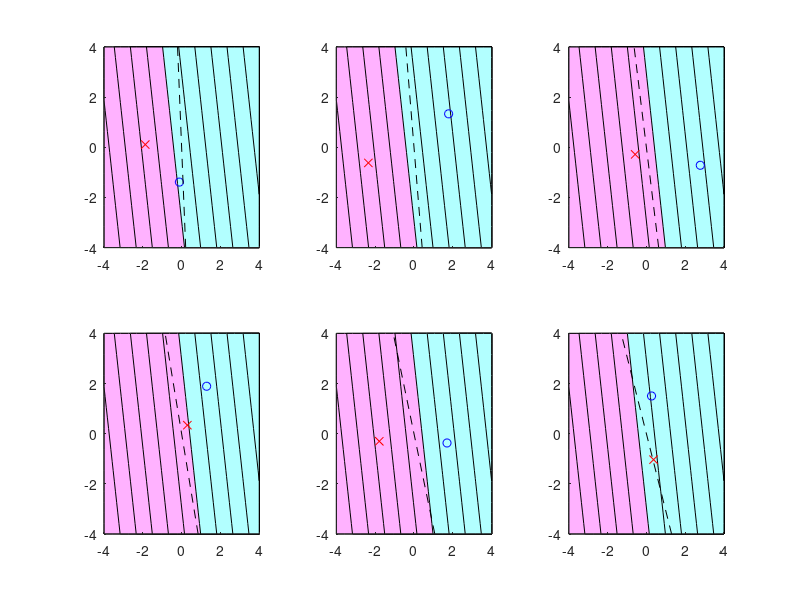

Source code (MATLAB):
n=2; T=6; y=[ones(n/2,T); -ones(n/2,T)];
x=[randn(2,n,T); ones(1,n,T)]; r(1,1,:)=pi*[1:T]/T/10;
c=repmat(cos(r),[1 n/2]); x(1,:,:)=x(1,:,:)+[c -c];
s=repmat(sin(r),[1 n/2]); x(2,:,:)=x(2,:,:)+[s -s];
t0=randn(3,T); e=0.1; l=4;
for o=1:1000
  for k=1:T
    gt(:,k)=x(:,:,k)*(x(:,:,k)'*t0(:,k)-y(:,k));
  end      
  [U,S,V]=svd(t0-e*gt,'econ');
  S=diag(max(0,diag(S)-e*l)); t=U*S*V';
  if norm(t-t0)<0.001, break, end
  t0=t;
end

figure(1); clf; colormap([1 0.7 1; 0.7 1 1]); 
m=20; X=linspace(-4,4,m); b=repmat(X,[m 1]); bt=b';
for k=1:T
  Y=t(:,k)'*[b(:)'; bt(:)'; ones(1,m^2)];
  subplot(2,3,k); hold on; contourf(X,X,reshape(Y,m,m));
  plot(x(1,y(:,k)==1,k),x(2,y(:,k)==1,k),'bo');
  plot(x(1,y(:,k)==-1,k),x(2,y(:,k)==-1,k),'rx');
  plot(99*sin(r(k))*[1 -1],99*cos(r(k))*[-1 1],'k--');
  axis([-4 4 -4 4]);
end
